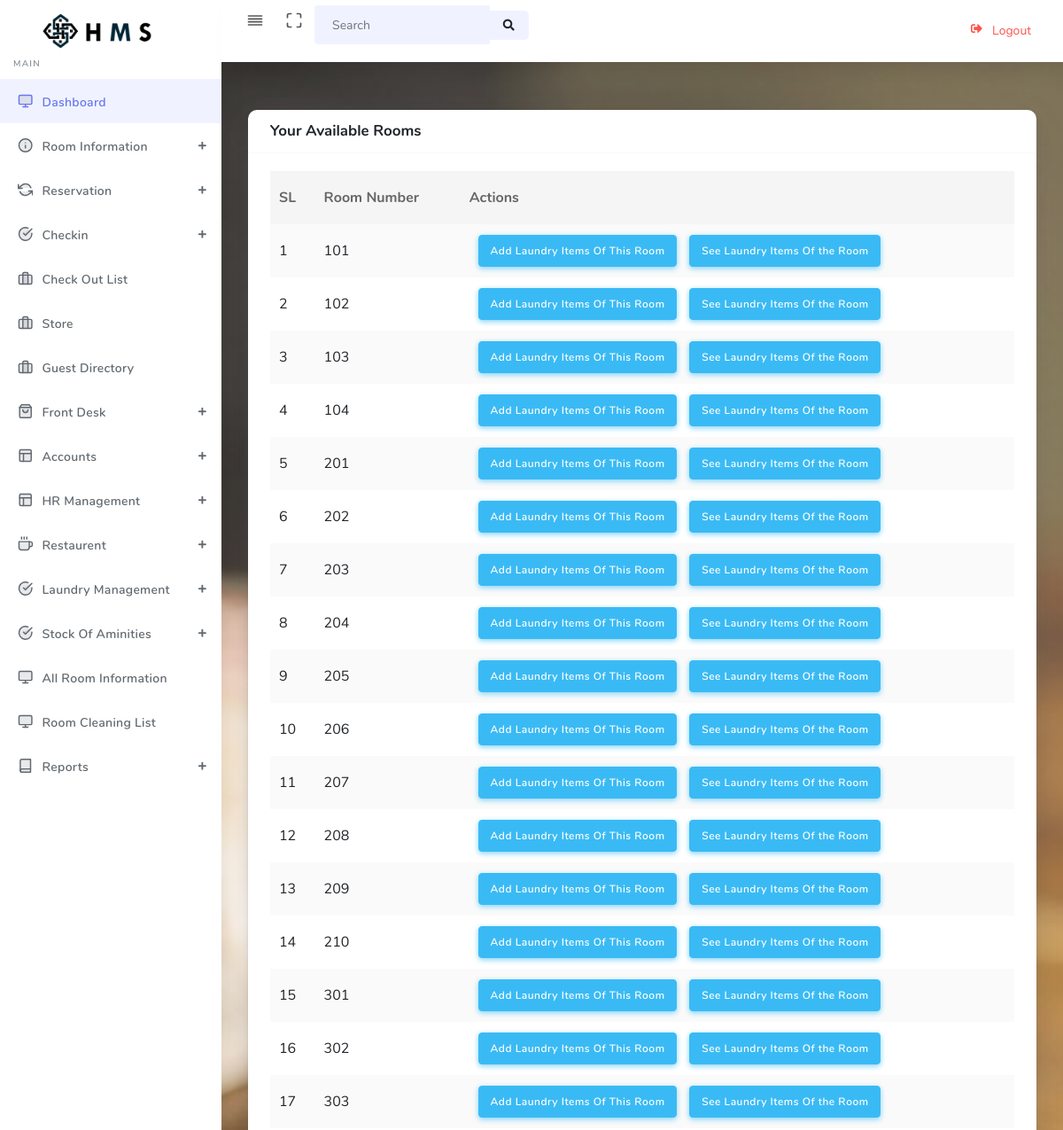
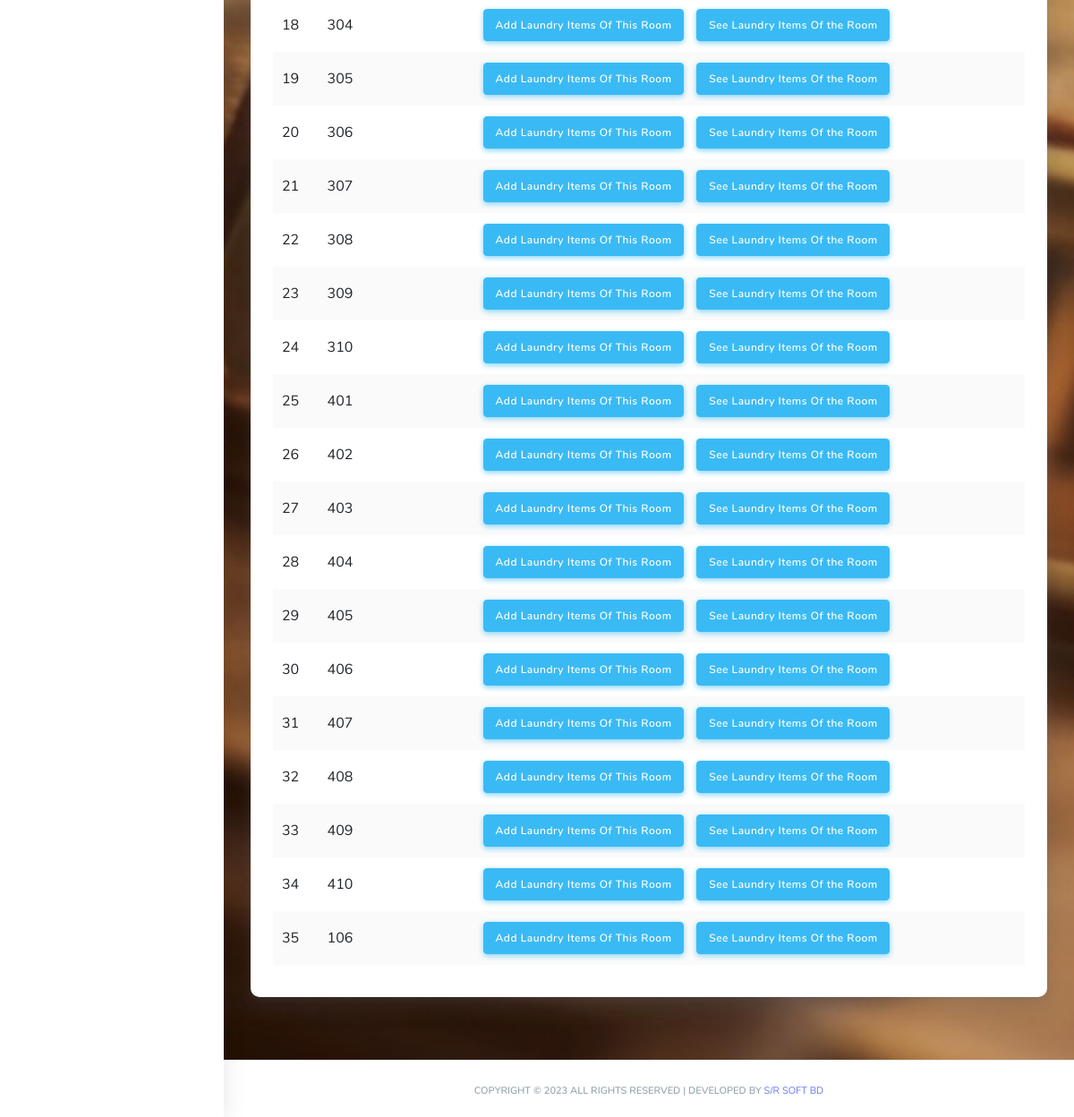
The page /room_list.php?status=all (signed in) on the database its author committed (2 pictures, top to bottom).
### tables this page shows
CREATE TABLE IF NOT EXISTS `room` (
  `id` int(11) NOT NULL AUTO_INCREMENT,
  `room_number` varchar(999) NOT NULL,
  `room_category` varchar(999) NOT NULL,
  `status` varchar(999) NOT NULL,
  `available_for` varchar(999) NOT NULL,
  `room_rate` int(11) NOT NULL,
  `hotel_name` varchar(255) DEFAULT NULL,
  PRIMARY KEY (`id`)
);

### session.php (called while the page is built, shortened)
<?php
$conn = mysqli_connect("localhost", "unicoit_hms_admin", "123@jAmifree", "unicoit_hms");
$user_check = $_SESSION['login_user'];
$query = "SELECT username from admin where username = '$user_check'";
$ses_sql = mysqli_query($conn, $query);
$row = mysqli_fetch_assoc($ses_sql);
$login_session = $row['username'];

### room_list.php (the view)
<?php include 'header.php';
$staus=$_GET['status'];
?>
<section class="section">
          <div class="section-body">
            <div class="row">
              <div class="col-12">
                <div class="card">
                  <div class="card-header">
                    <h4 class="text-center">Your Available Rooms</h4>
                  </div>
                  <div class="card-body">
                    <div class="table-responsive">
                      <table class="table table-striped table-hover" id="tableExport" style="width:100%;">
                        <thead>
                          <tr>
                            <th>SL</th>
                             <th>Room Number</th>
                            <th >Actions</th>
                          </tr>
                        </thead>
                        <tbody>
                             <?php
                             if($staus=="all"){
                             $sl=1;
                                    $sql = "SELECT * FROM room where hotel_name='$hotel' order by id ASC";
                                    $result = $conn->query($sql);
                                    if ($result->num_rows > 0) {
                                        while ($row = $result->fetch_assoc()) {
                                    ?>
                                      <tr>
                                        <td><?php echo  $sl++?></td>
                                         <td><?php echo $row['room_number']?></td>
                                        <td>
                                             <a href="add_laundry_items.php?room_number=<?php echo $row['room_number']?>" class="btn btn-success btn-info custom_btn_info" style="margin-left:10px">Add Laundry Items Of This Room</a>
                                             <a href="see_laundry_items.php?room_number=<?php echo $row['room_number']?>" class="btn btn-danger btn-info custom_btn_info" style="margin-left:10px">See Laundry Items Of the Room</a>
                                     </td>
                                      </tr>
                          <?php }}}?>
                        </tbody>
                      </table>
                    </div>
                  </div>
                </div>
              </div>
            </div>
          </div>
        </section>
<?php include 'footer.php'?>

### rows shown on the page
room: room_number "101"
room: room_number "102"
room: room_number "103"
room: room_number "104"
room: room_number "201"
room: room_number "202"
room: room_number "203"
room: room_number "204"
room: room_number "205"
room: room_number "206"
room: room_number "207"
room: room_number "208"
room: room_number "209"
room: room_number "210"
room: room_number "301"
room: room_number "302"
room: room_number "303"
room: room_number "304"
room: room_number "305"
room: room_number "306"
room: room_number "307"
room: room_number "308"
room: room_number "309"
room: room_number "310"
room: room_number "401"
room: room_number "402"
room: room_number "403"
room: room_number "404"
room: room_number "405"
room: room_number "406"
room: room_number "407"
room: room_number "408"
room: room_number "409"
room: room_number "410"
room: room_number "106"
